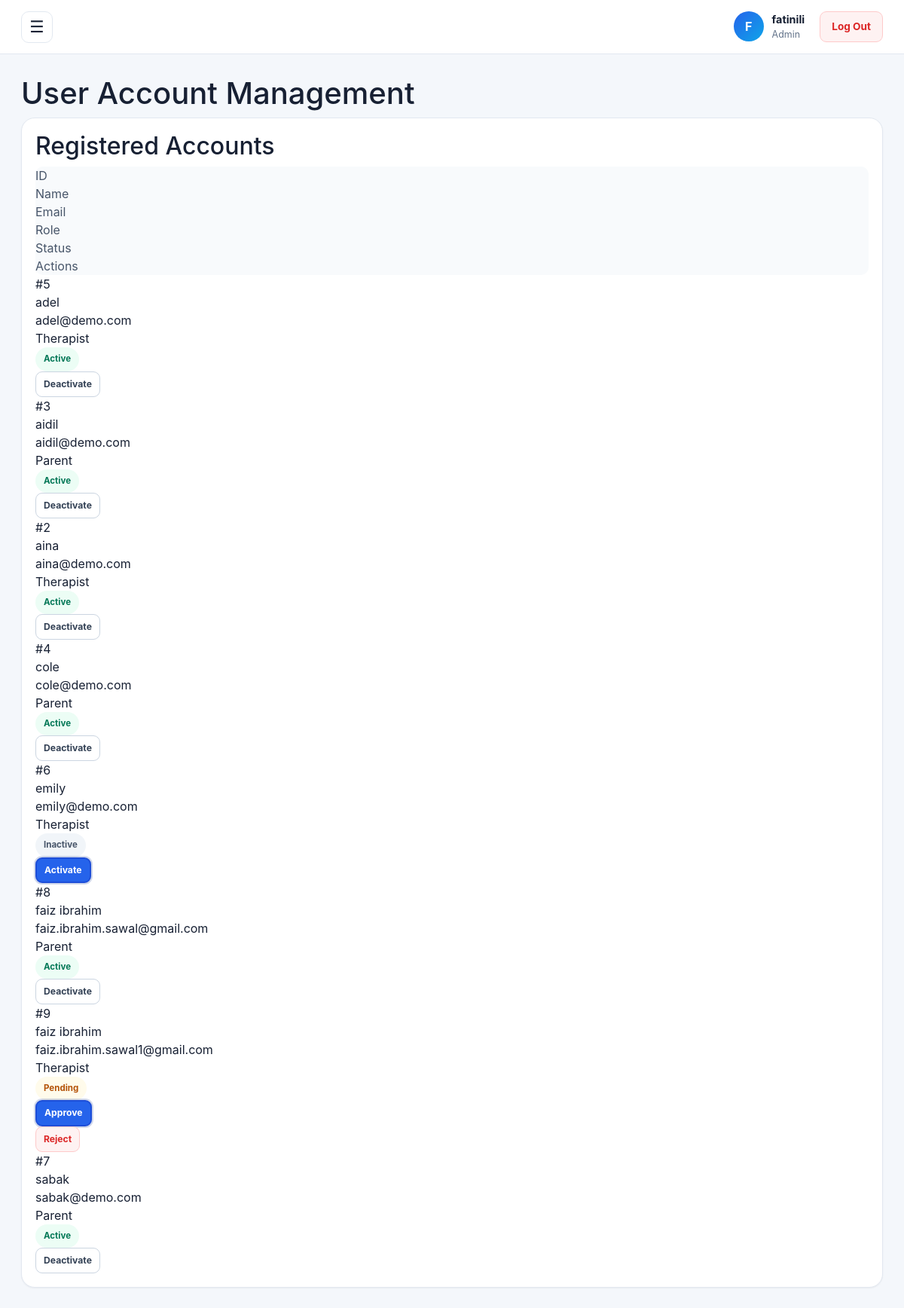
Page /admin/users (signed in) on the committed database.
### tables this page shows
CREATE TABLE users (
        user_id INTEGER PRIMARY KEY AUTOINCREMENT,
        full_name TEXT NOT NULL,
        email TEXT NOT NULL UNIQUE,
        password_hash TEXT NOT NULL,

        role TEXT NOT NULL
            CHECK(role IN ('ADMIN', 'THERAPIST', 'PARENT')),

        must_change_password INTEGER NOT NULL DEFAULT 0,
        is_active INTEGER NOT NULL DEFAULT 1,

        approval_status TEXT NOT NULL
            CHECK(
                approval_status IN (
                    'APPROVED',
                    'PENDING',
                    'REJECTED'
                )
            )
            DEFAULT 'APPROVED'
    );

### app.py (the view, shortened to what this page needs)
@app.route("/admin/users", methods=["GET", "POST"])
@login_required(roles=["ADMIN"])
def admin_users():
    db = get_db()
    users = db.execute("""
        SELECT
            user_id,
            full_name,
            email,
            role,
            is_active,
            approval_status
        FROM users
        WHERE role IN ('THERAPIST', 'PARENT')
        ORDER BY full_name
    """).fetchall()
    return render_template(
        "admin_users.html",
        users=users
    )

### app.py (called while the page is built)
def get_db():
    if "db" not in g:
        g.db = sqlite3.connect(DB_PATH)
        g.db.row_factory = sqlite3.Row
    return g.db

def login_required(roles=None):
    def decorator(fn):
        @wraps(fn)
        def wrapper(*args, **kwargs):
            user = session.get("user")
            if not user:
                flash("Please log in first.", "error")
                return redirect(url_for("home"))
            if roles and user.get("role") not in roles:
                abort(403)
            return fn(*args, **kwargs)
        return wrapper
    return decorator

### templates/admin_users.html (shortened to what this page needs)
{% extends "base.html" %}
{% block content %}
<section>
  <div class="page-header">
    <div>
      <h1>User Account Management</h1>
    </div>
  </div>
  <section class="card accounts-card">
    <h2>Registered Accounts</h2>
    {% if users %}
      <div class="account-table">
        <div class="account-row account-head">
          <div>ID</div>
          <div>Name</div>
          <div>Email</div>
          <div>Role</div>
          <div>Status</div>
          <div>Actions</div>
        </div>
        {% for user in users %}
          <div class="account-row">
            <div>#{{ user.user_id }}</div>
            <div>{{ user.full_name }}</div>
            <div>{{ user.email }}</div>
            <div>{{ user.role|title }}</div>
            <div>
              {% if user.role == "THERAPIST"
                    and user.approval_status == "PENDING" %}
                <span class="status-badge status-pending">
                  Pending
                </span>
              {% elif user.role == "THERAPIST"
                      and user.approval_status == "REJECTED" %}
                <span class="status-badge status-rejected">
                  Rejected
                </span>
              {% elif user.is_active == 1 %}
                <span class="status-badge status-active">
                  Active
                </span>
              {% else %}
                <span class="status-badge status-inactive">
                  Inactive
                </span>
              {% endif %}
            </div>
            <div class="account-actions">
              {% if user.role == "THERAPIST"
                    and user.approval_status == "PENDING" %}
                <form
                  method="POST"
                  action="{{ url_for(
                    'admin_user_action',
                    user_id=user.user_id,
                    action='approve'
                  ) }}"
                >
                  <button type="submit" class="btn small primary">
                    Approve
                  </button>
                </form>
                <form
                  method="POST"
                  action="{{ url_for(
                    'admin_user_action',
                    user_id=user.user_id,
                    action='reject'
                  ) }}"
                   onsubmit="return confirm(
                      'Are you sure you want to reject {{ user.full_name }} registration? This therapist will not be able to access the system.'
                  );"
                >
                  <button type="submit" class="btn small danger">
                    Reject
                  </button>
                </form>
              {% elif user.is_active == 1 %}
                <form
                  method="POST"
                  action="{{ url_for(
                    'admin_user_action',
                    user_id=user.user_id,
                    action='deactivate'
                  ) }}"
                  onsubmit="return confirm(
                    'Are you sure you want to deactivate {{user.full_name}}? This user will no longer be able to log in.'
                  );"
                >
                  <button type="submit" class="btn small secondary">
                    Deactivate
                  </button>
                </form>
              {% else %}
                <form
                  method="POST"
                  action="{{ url_for(
                    'admin_user_action',
                    user_id=user.user_id,
                    action='activate'
                  ) }}"
                >
                  <button type="submit" class="btn small primary">
                    Activate
                  </button>
                </form>
              {% endif %}
            </div>
          </div>
        {% endfor %}
      </div>
    {% else %}
      <p class="muted">No registered accounts found.</p>
    {% endif %}
  </section>
</section>
{% endblock %}

### static/style.css (style rules this page uses)
:root { --ut-primary: #2563eb; --ut-primary-dark: #1d4ed8; --ut-primary-soft: #eff6ff; --ut-success: #059669; --ut-success-soft: #ecfdf5; --ut-danger: #dc2626; --ut-danger-soft: #fef2f2; --ut-warning: #d97706; --ut-warning-soft: #fffbeb; --ut-sidebar: #0f172a; --ut-sidebar-secondary: #172033; --ut-background: #f4f7fb; --ut-surface: #ffffff; --ut-surface-secondary: #f8fafc; --ut-text: #172033; --ut-muted: #64748b; --ut-border: #e2e8f0; --ut-border-dark: #334155; --ut-radius-small: 8px; --ut-radius: 12px; --ut-radius-large: 18px; --ut-shadow-small: 0 1px 2px rgba(15, 23, 42, 0.05); --ut-shadow: 0 8px 24px rgba(15, 23, 42, 0.08); --ut-sidebar-width: 270px; --ut-topbar-height: 72px; --bg: var(--ut-background); --card: var(--ut-surface); --surface: var(--ut-surface); --border: var(--ut-border); --text: var(--ut-text); --muted: var(--ut-muted); --primary: var(--ut-primary); --danger: var(--ut-danger); }
html { min-height: 100%; scroll-behavior: smooth; }
body { min-height: 100vh; margin: 0; color: var(--ut-text); background: var(--ut-background); font-family: Inter, ui-sans-serif, system-ui, -apple-system, BlinkMacSystemFont, "Segoe UI", sans-serif; line-height: 1.5; }
body.app-body { padding-top: var(--ut-topbar-height); padding-left: 0; }
button, input, select, textarea { font: inherit; }
.card, .auth-card, .accounts-card, .dashboard-card, .progress-card, .note-card, .modal-box { color: var(--ut-text); background: var(--ut-surface); border: 1px solid var(--ut-border); box-shadow: var(--ut-shadow-small); }
.card { padding: 22px; border-radius: var(--ut-radius-large); }
.btn, button.btn { min-height: 40px; padding: 9px 14px; color: #334155; background: var(--ut-surface); border: 1px solid #cbd5e1; border-radius: 9px; font-size: 0.84rem; font-weight: 650; text-decoration: none; transition: transform 0.15s ease, background 0.18s ease, border-color 0.18s ease; }
.btn.primary, .auth-submit { color: #ffffff; background: var(--ut-primary); border: 2px solid var(--ut-primary-dark); box-shadow: 0 0 0 2px rgba(27, 63, 153, 0.2); }
.btn.danger { color: var(--ut-danger); background: var(--ut-danger-soft); border-color: #fecaca; }
.btn.small { min-height: 34px; padding: 6px 10px; font-size: 0.76rem; }
.accounts-card { padding: 18px; border-radius: var(--ut-radius-large); }
.row, .account-row { color: var(--ut-text); background: var(--ut-surface); border-color: var(--ut-border); border-radius: 10px; }
.row.head, .account-head { color: #475569; background: var(--ut-surface-secondary); border-color: var(--ut-border); }
.status-active, .status-completed, .progress-excellent, .status-excellent { color: #047857; background: var(--ut-success-soft); border-color: #a7f3d0; }
.status-pending, .status-moderate { color: #b45309; background: var(--ut-warning-soft); border-color: #fde68a; }
.status-inactive, .status-no-show { color: #475569; background: #f1f5f9; border-color: #cbd5e1; }
.session-type-badge, .status-badge, .confirmation-badge { display: inline-flex; align-items: center; gap: 6px; padding: 6px 10px; border: 1px solid transparent; border-radius: 999px; font-size: 0.72rem; font-weight: 700; white-space: nowrap; }

### rows in the picture
users: user_id "5", full_name "adel", email "adel@demo.com", role "Therapist", approval_status "Active"
users: user_id "3", full_name "aidil", email "aidil@demo.com", role "Parent", is_active "Active"
users: user_id "2", full_name "aina", email "aina@demo.com", role "Therapist", approval_status "Active"
users: user_id "4", full_name "cole", email "cole@demo.com", role "Parent", is_active "Active"
users: user_id "6", full_name "emily", email "emily@demo.com", role "Therapist", approval_status "Inactive"
users: user_id "8", full_name "faiz ibrahim", email "faiz.ibrahim.sawal@gmail.com", role "Parent", is_active "Active"
users: user_id "9", full_name "faiz ibrahim", email "faiz.ibrahim.sawal1@gmail.com", role "Therapist", approval_status "Pending"
users: user_id "7", full_name "sabak", email "sabak@demo.com", role "Parent", is_active "Active"

### other values in the picture
{{ session["user"]["full_name"][0] | upper }} "F"
{{ session["user"]["full_name"] }} "fatinili"
{{ session["user"]["role"] | title }} "Admin"
